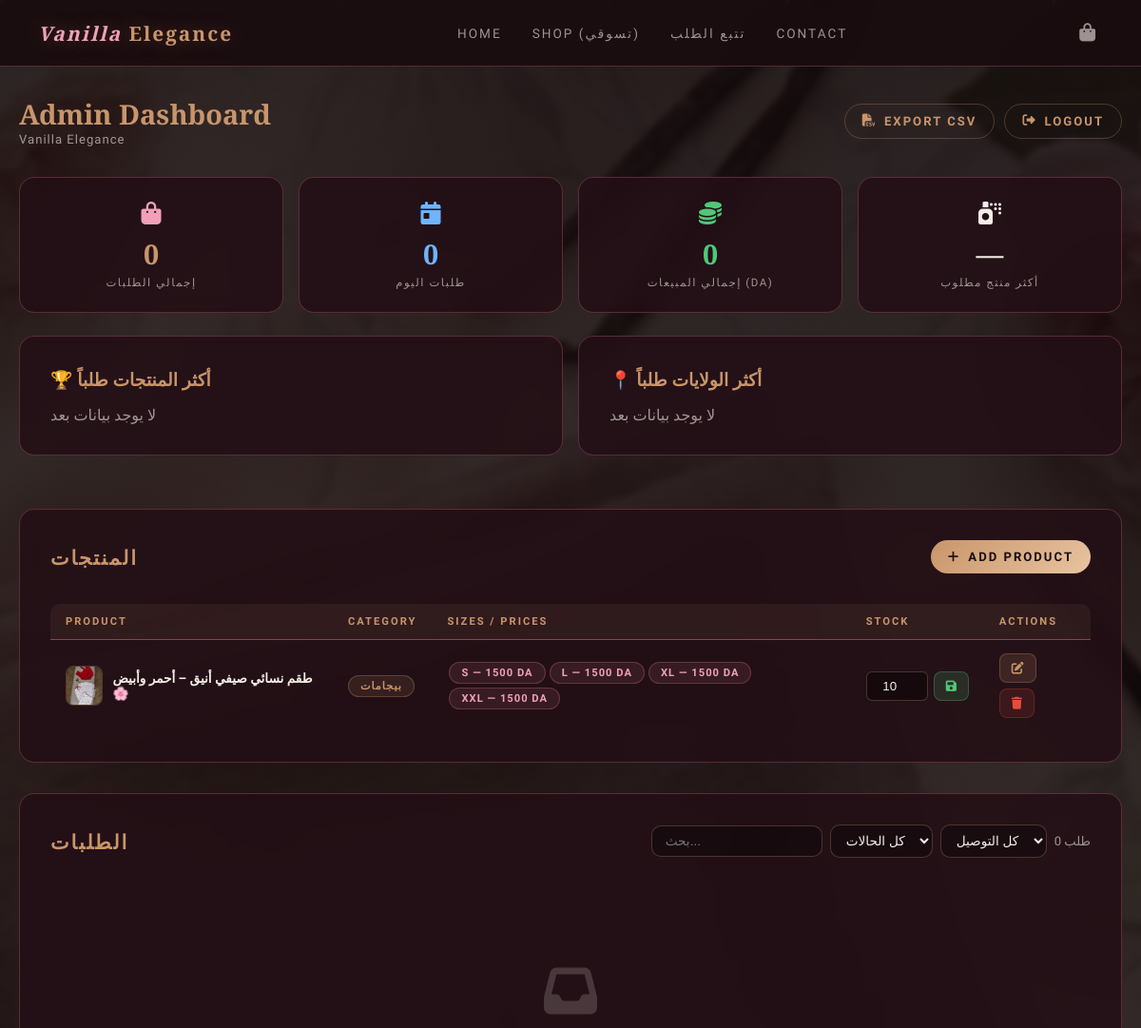
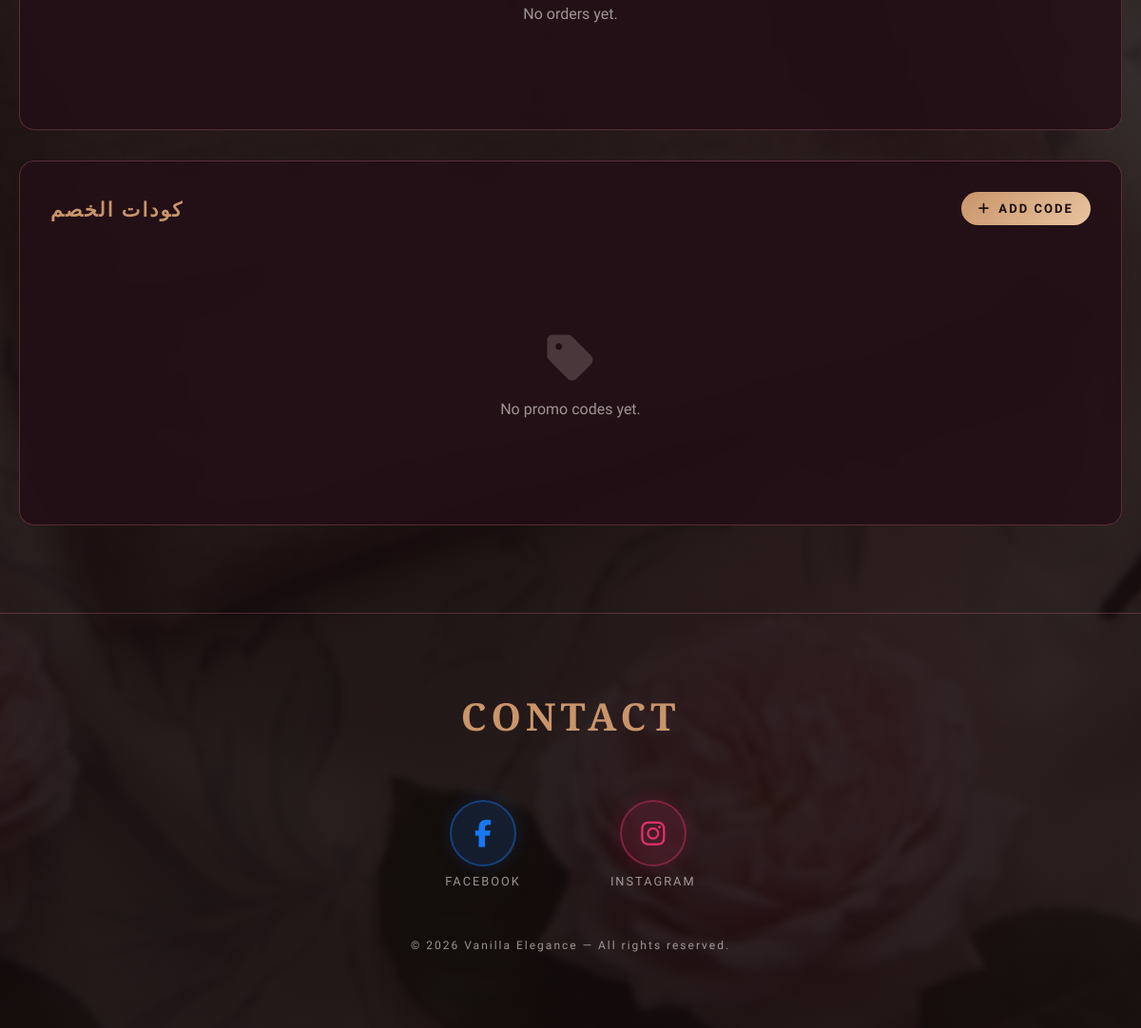
The page /va_admin (signed in) on the database its author committed (2 pictures, top to bottom).
### app.py (models this page shows, shortened)
class Product(db.Model):
    __tablename__ = 'products'
    id             = db.Column(db.Integer, primary_key=True)
    name           = db.Column(db.String(200), nullable=False)
    price          = db.Column(db.Integer, nullable=False)
    original_price = db.Column(db.Integer, nullable=True)
    image          = db.Column(db.String(200), nullable=False)
    images_json    = db.Column(db.Text, default='[]')
    stock_quantity = db.Column(db.Integer, default=10)
    category       = db.Column(db.String(100), default='Women')
    description    = db.Column(db.Text, default='')
    sizes_json     = db.Column(db.Text, default='[]')
    def get_sizes(self):
        try: return json.loads(self.sizes_json or '[]')
        except: return []

### app.py (the view)
@app.route('/va_admin')
@login_required
def admin_dashboard():
    orders   = Order.query.order_by(Order.timestamp.desc()).all()
    products = Product.query.all()
    promos   = PromoCode.query.all()
    today = date.today()
    orders_today  = Order.query.filter(func.date(Order.timestamp)==today).count()
    total_revenue = db.session.query(func.sum(Order.price)).scalar() or 0
    top_products  = db.session.query(Order.product_name, func.count(Order.id).label('cnt'))\
                      .group_by(Order.product_name).order_by(func.count(Order.id).desc()).limit(5).all()
    top_wilayas   = db.session.query(Order.wilaya, func.count(Order.id).label('cnt'))\
                      .group_by(Order.wilaya).order_by(func.count(Order.id).desc()).limit(5).all()
    stats = {'orders_today': orders_today, 'total_orders': len(orders),
             'total_revenue': total_revenue, 'top_products': top_products,
             'top_wilayas': top_wilayas}
    return render_template('admin.html', orders=orders, products=products,
                           promos=promos, stats=stats)

### app.py (called while the page is built)
def login_required(f):
    @wraps(f)
    def dec(*a,**kw):
        if not session.get('admin_logged_in'):
            flash("Please log in.", "error"); return redirect(url_for('admin_login'))
        return f(*a,**kw)
    return dec

### templates/admin.html (shortened to what this page needs)
{% extends "base.html" %}
{% block content %}
<section class="container" style="padding-top:100px;padding-bottom:60px;">
  <div style="display:flex;justify-content:space-between;align-items:center;flex-wrap:wrap;gap:1rem;margin-bottom:2rem;">
    <div>
      <h1 style="color:var(--gold);font-family:'Playfair Display',serif;font-size:1.8rem;">Admin Dashboard</h1>
      <p style="color:var(--text-muted);font-size:0.82rem;letter-spacing:1px;">Vanilla Elegance</p>
    </div>
    <div style="display:flex;gap:10px;flex-wrap:wrap;">
      <a href="/admin/export/orders" class="btn btn-outline-gold" style="padding:10px 18px;font-size:0.82rem;">
        <i class="fas fa-file-csv"></i> Export CSV
      </a>
      <a href="/va_admin/logout" class="btn btn-outline-gold" style="padding:10px 18px;font-size:0.82rem;">
        <i class="fas fa-sign-out-alt"></i> Logout
      </a>
    </div>
  </div>
  <div class="stats-grid">
    <div class="stat-card">
      <div class="stat-icon"><i class="fas fa-shopping-bag"></i></div>
      <div class="stat-value">{{ stats.total_orders }}</div>
      <div class="stat-label">إجمالي الطلبات</div>
    </div>
    <div class="stat-card">
      <div class="stat-icon" style="color:#6eb4ff;"><i class="fas fa-calendar-day"></i></div>
      <div class="stat-value" style="color:#6eb4ff;">{{ stats.orders_today }}</div>
      <div class="stat-label">طلبات اليوم</div>
    </div>
    <div class="stat-card">
      <div class="stat-icon" style="color:#50c878;"><i class="fas fa-coins"></i></div>
      <div class="stat-value" style="color:#50c878;">{{ "{:,}".format(stats.total_revenue) }}</div>
      <div class="stat-label">إجمالي المبيعات (DA)</div>
    </div>
    <div class="stat-card">
      <div class="stat-icon" style="color:var(--pink);"><i class="fas fa-spray-can"></i></div>
      <div class="stat-value" style="color:var(--pink);">{{ stats.top_products[0][0][:12] if stats.top_products else '—' }}</div>
      <div class="stat-label">أكثر منتج مطلوب</div>
    </div>
  </div>
  <div class="stats-row-2">
    <div class="admin-section" style="flex:1;">
      <h3 style="color:var(--gold);font-family:'Playfair Display',serif;margin-bottom:1rem;">🏆 أكثر المنتجات طلباً</h3>
      {% for name,cnt in stats.top_products %}
      <div class="top-row"><span>{{ loop.index }}. {{ name }}</span><span class="status-badge badge-pending">{{ cnt }} طلب</span></div>
      {% else %}<p style="color:var(--text-muted);">لا يوجد بيانات بعد</p>{% endfor %}
    </div>
    <div class="admin-section" style="flex:1;">
      <h3 style="color:var(--gold);font-family:'Playfair Display',serif;margin-bottom:1rem;">📍 أكثر الولايات طلباً</h3>
      {% for w,cnt in stats.top_wilayas %}
      <div class="top-row"><span>{{ w }}</span><span class="status-badge badge-shipped">{{ cnt }} طلب</span></div>
      {% else %}<p style="color:var(--text-muted);">لا يوجد بيانات بعد</p>{% endfor %}
    </div>
  </div>
  <div class="admin-section">
    <div class="admin-header">
      <h2>المنتجات</h2>
      <button class="btn btn-gold" style="padding:10px 18px;font-size:0.82rem;" onclick="openModal('add-modal')">
        <i class="fas fa-plus"></i> Add Product
      </button>
    </div>
    {% if products %}
    <div class="table-wrapper">
      <table class="admin-table">
        <thead><tr><th>Product</th><th>Category</th><th>Sizes / Prices</th><th>Stock</th><th>Actions</th></tr></thead>
        <tbody>
          {% for p in products %}{% set sizes=p.get_sizes() %}
          <tr>
            <td><div style="display:flex;align-items:center;gap:10px;"><img src="/static/{{ p.image }}" style="width:42px;height:42px;object-fit:cover;border-radius:8px;border:1px solid var(--gold-border);" onerror="this.src='/static/placeholder.jpg'"><strong>{{ p.name }}</strong></div></td>
            <td><span class="status-badge badge-pending">{{ p.category }}</span></td>
            <td>{% if sizes %}{% for s in sizes %}<span class="status-badge badge-shipped" style="margin:2px;">{{ s.volume }} — {{ s.price }} DA</span>{% endfor %}{% else %}<span style="color:var(--text-muted);">{{ p.price }} DA</span>{% endif %}</td>
            <td><form method="POST" action="/admin/product/{{ p.id }}/stock" style="display:flex;gap:6px;"><input type="number" name="stock_quantity" value="{{ p.stock_quantity }}" min="0" style="width:65px;padding:6px;background:rgba(0,0,0,0.4);border:1px solid var(--gold-border);color:var(--text-primary);border-radius:6px;text-align:center;"><button type="submit" class="btn-small btn-sm-success"><i class="fas fa-save"></i></button></form></td>
            <td><div class="action-btns">
              <button class="btn-small btn-sm-gold" onclick="openEditModal({{ p.id }},'{{ p.name|e }}',{{ p.price }},'{{ p.original_price or '' }}','{{ p.category|e }}',{{ p.description|tojson }},{{ p.get_sizes()|tojson }})"><i class="fas fa-edit"></i></button>
              <form method="POST" action="/admin/product/{{ p.id }}/delete" onsubmit="return confirm('Delete?');" style="display:inline;"><button type="submit" class="btn-small btn-sm-danger"><i class="fas fa-trash"></i></button></form>
            </div></td>
          </tr>
          {% endfor %}
        </tbody>
      </table>
    </div>
    {% else %}<div class="empty-state"><i class="fas fa-spray-can"></i><p>No products yet.</p></div>{% endif %}
  </div>
  <div class="admin-section">
    <div class="admin-header">
      <h2>الطلبات</h2>
      <div style="display:flex;gap:8px;flex-wrap:wrap;align-items:center;">
        <input type="text" id="order-search" placeholder="بحث..." onkeyup="filterOrders()" style="padding:8px 14px;background:rgba(0,0,0,0.3);border:1px solid var(--gold-border);border-radius:var(--radius-sm);color:var(--text-primary);font-size:0.85rem;width:180px;">
        <select id="filter-status" onchange="filterOrders()" style="padding:8px 12px;background:rgba(0,0,0,0.3);border:1px solid var(--gold-border);color:var(--text-primary);border-radius:var(--radius-sm);font-size:0.85rem;">
          <option value="">كل الحالات</option>
        </select>
        <select id="filter-delivery" onchange="filterOrders()" style="padding:8px 12px;background:rgba(0,0,0,0.3);border:1px solid var(--gold-border);color:var(--text-primary);border-radius:var(--radius-sm);font-size:0.85rem;">
          <option value="">كل التوصيل</option>
        </select>
        <span style="color:var(--text-muted);font-size:0.82rem;">{{ orders|length }} طلب</span>
      </div>
    </div>
    {% if orders %}
    <div class="table-wrapper">
      <table class="admin-table" id="orders-table">
        <thead><tr><th>#</th><th>Tracking</th><th>Product</th><th>Price</th><th>Customer</th><th>Phone</th><th>Wilaya</th><th>Delivery</th><th>Status</th><th>Date</th><th>Actions</th></tr></thead>
        <tbody>
          {% for o in orders %}
          <tr class="order-row" data-status="{{ o.status }}" data-delivery="{{ o.delivery_type }}" data-search="{{ (o.customer_first+' '+o.customer_last+' '+o.product_name+' '+o.wilaya+' '+o.tracking_code)|lower }}" {% if o.completed %}style="opacity:0.45;"{% endif %}>
            <td>#{{ o.id }}</td>
            <td><span style="font-family:monospace;font-size:0.8rem;color:var(--gold);">{{ o.tracking_code }}</span></td>
            <td><strong>{{ o.product_name }}</strong>{% if o.volume %}<br><span style="font-size:0.75rem;color:var(--text-muted);">{{ o.volume }}</span>{% endif %}</td>
            <td style="color:var(--gold);font-weight:700;">{{ o.price }} DA{% if o.discount_amount %}<br><span style="font-size:0.72rem;color:#50c878;">-{{ o.discount_amount }} DA</span>{% endif %}</td>
            <td>{{ o.customer_first }} {{ o.customer_last }}</td>
            <td>{{ o.customer_phone }}</td>
            <td style="font-size:0.82rem;">{{ o.wilaya }}</td>
            <td>{% if o.delivery_type=='bureau' %}<span class="status-badge badge-shipped"><i class="fas fa-store"></i> مكتب</span>{% else %}<span class="status-badge badge-delivered"><i class="fas fa-home"></i> منزل</span>{% endif %}</td>
            <td><form method="POST" action="/order/{{ o.id }}/status" style="display:inline;"><select name="status" onchange="this.form.submit()" style="padding:5px 8px;background:rgba(0,0,0,0.4);border:1px solid var(--gold-border);color:var(--text-primary);border-radius:6px;font-size:0.78rem;cursor:pointer;"><option value="Pending" {% if o.status=='Pending' %}selected{% endif %}>Pending</option><option value="Shipped" {% if o.status=='Shipped' %}selected{% endif %}>Shipped</option><option value="Delivered" {% if o.status=='Delivered' %}selected{% endif %}>Delivered</option></select></form></td>
            <td style="font-size:0.78rem;color:var(--text-muted);">{{ o.timestamp.strftime('%Y-%m-%d') }}<br>{{ o.timestamp.strftime('%H:%M') }}</td>
            <td><div class="action-btns"><form method="POST" action="/order/{{ o.id }}/complete" style="display:inline;"><button type="submit" class="btn-small btn-sm-success" title="Toggle"><i class="fas fa-check"></i></button></form><form method="POST" action="/order/{{ o.id }}/delete" onsubmit="return confirm('Delete?');" style="display:inline;"><button type="submit" class="btn-small btn-sm-danger"><i class="fas fa-trash"></i></button></form></div></td>
          </tr>
          {% endfor %}
        </tbody>
      </table>
    </div>
    {% else %}<div class="empty-state"><i class="fas fa-inbox"></i><p>No orders yet.</p></div>{% endif %}
  </div>
  <div class="admin-section">
    <div class="admin-header">
      <h2>كودات الخصم</h2>
      <button class="btn btn-gold" style="padding:10px 18px;font-size:0.82rem;" onclick="openModal('promo-modal')">
        <i class="fas fa-plus"></i> Add Code
      </button>
    </div>
    {% if promos %}
    <div class="table-wrapper">
      <table class="admin-table">
        <thead><tr><th>Code</th><th>Type</th><th>Value</th><th>Uses Left</th><th>Status</th><th>Actions</th></tr></thead>
        <tbody>
          {% for pr in promos %}
          <tr>
            <td><strong style="font-family:monospace;letter-spacing:2px;color:var(--gold);">{{ pr.code }}</strong></td>
            <td>{{ 'Percent %' if pr.type=='percent' else 'Fixed DA' }}</td>
            <td>{{ pr.value }}{{ '%' if pr.type=='percent' else ' DA' }}</td>
            <td>{{ 'Unlimited' if pr.uses_left==-1 else pr.uses_left }}</td>
            <td><span class="status-badge {{ 'badge-delivered' if pr.active else 'badge-pending' }}">{{ 'Active' if pr.active else 'Inactive' }}</span></td>
            <td><div class="action-btns">
              <form method="POST" action="/admin/promo/{{ pr.id }}/toggle" style="display:inline;"><button type="submit" class="btn-small btn-sm-gold" title="Toggle"><i class="fas fa-power-off"></i></button></form>
              <form method="POST" action="/admin/promo/{{ pr.id }}/delete" onsubmit="return confirm('Delete?');" style="display:inline;"><button type="submit" class="btn-small btn-sm-danger"><i class="fas fa-trash"></i></button></form>
            </div></td>
          </tr>
          {% endfor %}
        </tbody>
      </table>
    </div>
    {% else %}<div class="empty-state"><i class="fas fa-tag"></i><p>No promo codes yet.</p></div>{% endif %}
  </div>
</section>
{% endblock %}

### rows shown on the page
Product: image (picture), name "طقم نسائي صيفي أنيق – أحمر وأبيض 🌸", category "بيجامات", volume "S" "L" "XL" "XXL", price "1500" "1500" "1500" "1500", stock_quantity "10"

### other values the page prints
{{ stats.total_orders }} "0"
{{ stats.orders_today }} "0"
{{ "{:,}".format(stats.total_revenue) }} "0"
{{ stats.top_products[0][0][:12] if stats.top_products else '—' }} "—"
{{ orders|length }} "0"
